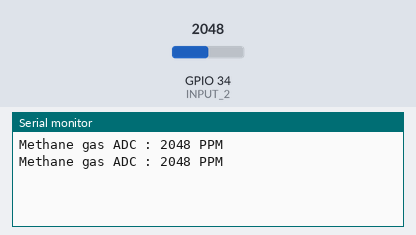
A sketch run on a simulated ESP32. On the bench: the last lines printed to the serial monitor. The test bench sets the inputs (shaded band); at power-on: GPIO 34 (INPUT_2) = 2048.

Above: at 1.8 s.
1.9 s: GPIO 34 (INPUT_2) set to 2866
At 2.5 s:
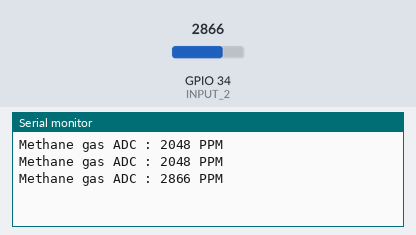
3.4 s: GPIO 34 (INPUT_2) set to 3603
At 4.8 s:
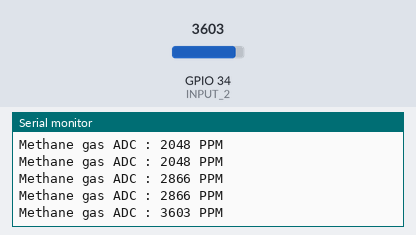
Timing chart, 0 to 6.4 s (numbered marks = the images above; inputs shaded):
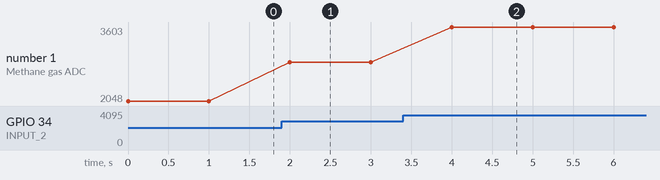

Measured:
- after the input at 1.9 s, the serial monitor: prints a new line after 0.10 s (image 1)
- after the input at 3.4 s, the serial monitor: prints a new line after 0.60 s (image 2)
- plotted number 1: 2048 → 2866 after the input at 1.9 s, 2866 → 3603 after the input at 3.4 s

The sketch:

mq4_serialprint.ino
```cpp
//#define INPUT_1 35
#define INPUT_2 34
//#define INPUT_3 36
//#define INPUT_4 39

void setup() {
  // put your setup code here, to run once:
  Serial.begin(9600);
}
void loop() {
  int sensor_analog2;
  sensor_analog2 = analogRead(INPUT_2);
  Serial.print("Methane gas ADC : ");
  Serial.print(sensor_analog2);
  Serial.print(" PPM");
  Serial.println();
  delay(1000);
}
```
